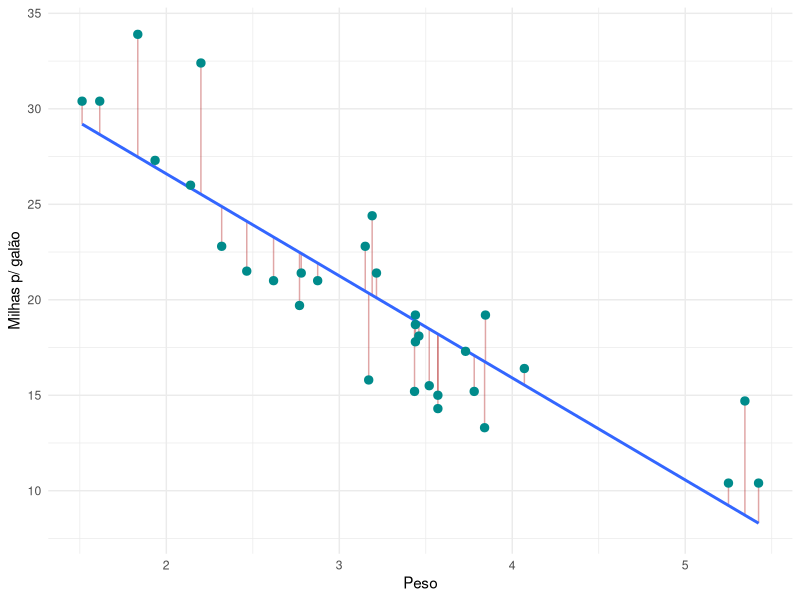

The R source for this figure:
## ---- chunk 1
data(mtcars)
knitr::kable(head(mtcars))
## ---- chunk 2
library(ggplot2)

mtcars$pred <- lm(mpg ~ wt, data = mtcars)$fitted.values

ggplot(data = mtcars, aes(x = wt, y = mpg)) +
  labs(x = "Peso", y = "Milhas p/ galão") +
  geom_segment(aes(xend = wt, yend = pred), alpha = .4, col = "firebrick") +  # alpha 
  geom_smooth(method="lm", se = FALSE) +
  geom_point(size = 2.5, col = "cyan4") +
  #geom_point(aes(y = pred), shape = 1) +
  ylim(c(8,34)) +
  theme_minimal()
